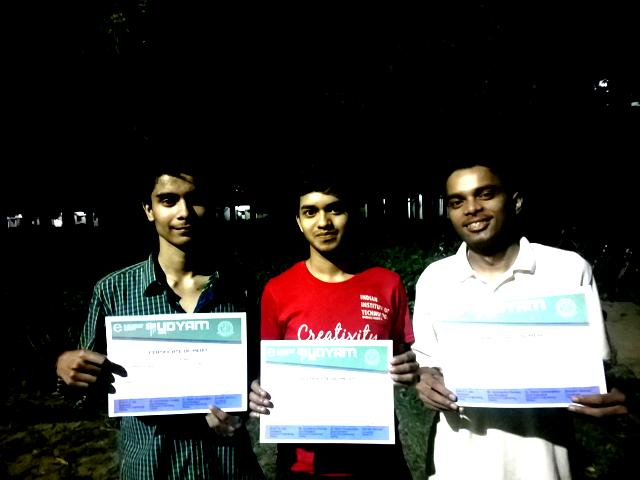
%> input picture Apna code/Ankit2.jpg, 640 x 480 px
$ octave divide.m   (GNU Octave 9; MATLAB toolbox functions it lacks are replaced by stand-ins)
%> lines starting %> are read from the running program, lines starting %| are printed output that depends on the picture
i = imread('Ankit2.jpg');
%> i is the input picture: size 480x640x3 uint8; mean R, G, B 62.7, 59.5, 57.9
i = imresize(i,[968,1296]);
%> i: size 968x1296x3 uint8
im = i(:,1:648,:);
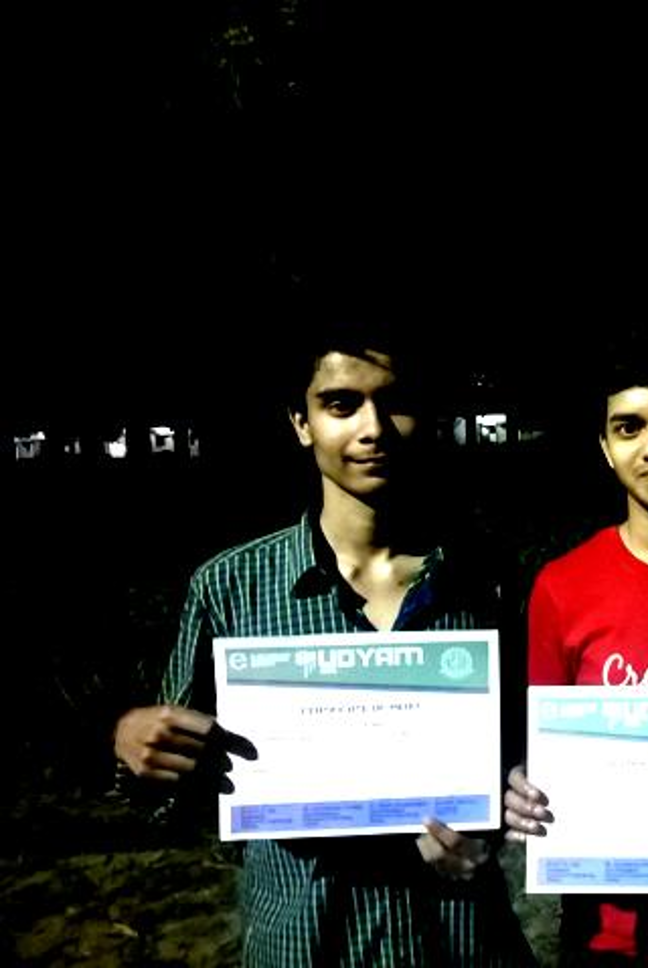
%> im: size 968x648x3 uint8; mean R, G, B 46.2, 43.6, 41.9
im1 = i(:,649:1296,:);
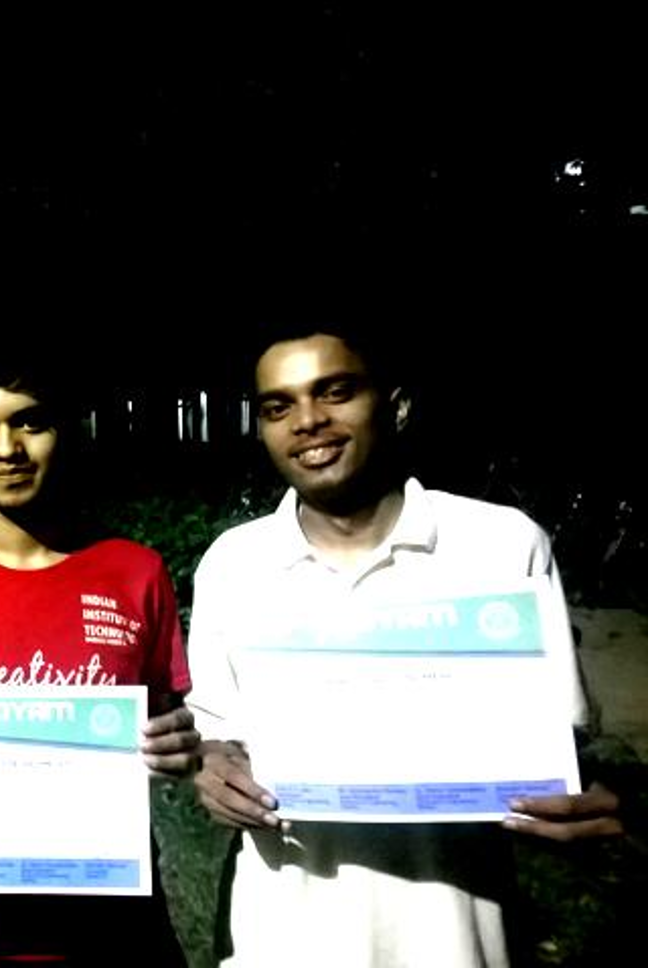
%> im1: size 968x648x3 uint8; mean R, G, B 79.2, 75.5, 73.8
imwrite(im,'Ankit5.jpg','jpg');
imwrite(im1,'Ankit6.jpg','jpg');
h = figure;
set(figure, 'Position', [350, -200, 1296, 968]);subplot(1,2,1),subimage(im),set(gca,'XTick',[]);set(gca,'YTick',[]),subplot(1,2,2),subimage(im1);set(gca,'XTick',[]);set(gca,'YTick',[]);
%savefig(h,'Ankit5.fig');
